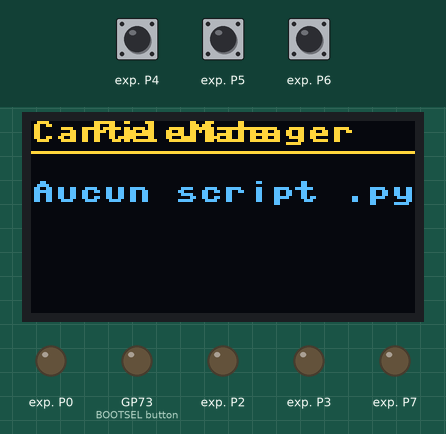
Recording of a program running on a simulated Raspberry Pi Pico running MicroPython. On the bench: 128×64 one-colour display, output pins drawn as LEDs (lit = HIGH). The test bench sets the inputs (shaded band); at power-on: exp. P4 HIGH, exp. P5 HIGH, exp. P6 HIGH. The OLED is the two-colour kind (top 16 rows yellow); files the program writes start out absent; library files of the repository ran but are not shown: ssd1306.py, pcf8574.py, EEPROM_CAT24C64.py.

Above: at 0.2 s.

The program:

FileManager.py
```python
# (licence header left out)
RetroPico_PCB_REV = 1.2
# -----------------------------------------------------------------------------
from machine import I2C, Pin, SPI, PWM
from ssd1306 import SSD1306_I2C
from pcf8574 import PCF8574
import time
import utime, array
import EEPROM_CAT24C64 #For 32bit or 4KB EEPROM library. Change this according to your library name.
import sdcard
import sys, os

# --- CONFIGURATION MATÉRIELLE ---
#
# Configuration des Ports pour le RetroPico 1.x
# Configure les ports en fonction de la revision du PCB
if RetroPico_PCB_REV==1.0:
    # v1.0
    _I2C_SDA = 16 # définition de Data du I2C(0) (GP16)
    _I2C_SCL = 17 # définition de SCL du I2C(0) (GP17)

else:
    # v1.1 and up
    _I2C_SDA = 12 # définition de Data du I2C(0) (GP12)
    _I2C_SCL = 13 # définition de SCL du I2C(0) (GP13)


# Configuration commune
_System_LED = 25 # définition du port  del systeme (GP25)
_Buzzer = 6 # définition du  buzzer (GP6)

#default addresse
_SSD1306 = 0x3C # adresse de l'ecran OLED
_PCF8574AT= 0x20 # adresse du multiplexeur

#---------------------------------------------------------------------------
# Initialisation
i2c=I2C(0,sda=Pin(_I2C_SDA), scl=Pin(_I2C_SCL), freq=200000)
# -----------------------------------
# Choisir le modele de OLED
#
oled = SSD1306_I2C(128, 64, i2c)
#oled = SSD1306_I2C(128, 32, i2c)

#------------------------------------

# 2. Lecteur MicroSD (SPI)
SPI_SCK = 2
SPI_MOSI = 3
SPI_MISO = 4
SPI_CS = 5
spi = SPI(0, sck=Pin(SPI_SCK), mosi=Pin(SPI_MOSI), miso=Pin(SPI_MISO))
sd = sdcard.SDCard(spi, Pin(SPI_CS))

pcf = PCF8574(i2c, address=_PCF8574AT)
# Étape essentielle pour le PCF8574 : écrire des '1' sur les broches en entrée
# pour activer leur fonctionnement en lecture / pull-up interne.
# Masque pour isoler les broches P4, P5, P6
# P4 = 1<<4 (0x10), P5 = 1<<5 (0x20), P6 = 1<<6 (0x40) -> Total = 0x70
pcf.port = 0x70 # activation des pins pour les boutons
# 3. Boutons (Actifs à l'état bas - GND)


# --- LOGIQUE DU MENU ---

# Monter la carte SD
os.mount(sd, "/sd")
files = [f for f in os.listdir("/sd") if f.endswith(".py")]
files.sort()

selected_index = 0

def afficher_menu():
    oled.fill(0)
    oled.text("FileManager", 20, 0)
    oled.line(0, 10, 128, 10, 1)

    if not files:
        oled.text("Aucun script .py", 0, 20)
    else:
        # Afficher jusqu'à 5 fichiers
        start_idx = (selected_index // 5) * 5
        for i in range(start_idx, min(start_idx + 5, len(files))):
            prefix = "> " if i == selected_index else "  "
            oled.text(prefix + files[i][:14], 0, 15 + (i % 5) * 10)

    oled.show()

def executer_script(nom_fichier):
    chemin = f"/sd/{nom_fichier}"
    oled.fill(0)
    oled.text("Execution de...", 0, 0)
    oled.text(nom_fichier[:16], 0, 16)
    oled.show()
    time.sleep(0.5)

    try:
        # Exécuter le fichier en conservant l'environnement global
        with open(chemin, "r") as f:
            code = f.read()
            exec(code, globals())
    except Exception as e:
        oled.fill(0)
        oled.text("ERREUR :", 0, 0)
        oled.text(str(e)[:16], 0, 16)
        oled.show()
        time.sleep(3)

# --- BOUCLE PRINCIPALE ---

# État anti-rebond pour les boutons
last_press = 0
afficher_menu()
if not files:
    oled.text("Carte vide", 0, 0)
    oled.show()

while True:
    current_time = time.ticks_ms()

    # Lecture des boutons (anti-rebond de 200ms)
    if time.ticks_diff(current_time, last_press) > 200:
        if not pcf.pin(4) and files:
            selected_index = (selected_index - 1) % len(files)
            afficher_menu()
            last_press = current_time
        elif not pcf.pin(6) and files:
            selected_index = (selected_index + 1) % len(files)
            afficher_menu()
            last_press = current_time
        elif not pcf.pin(5) and files:
            script_a_lancer = files[selected_index]
            executer_script(script_a_lancer)
            # Retour au menu après l'exécution du script
            afficher_menu()
            last_press = current_time

    # Petit délai pour économiser les ressources du CPU
    time.sleep_ms(50)
```
